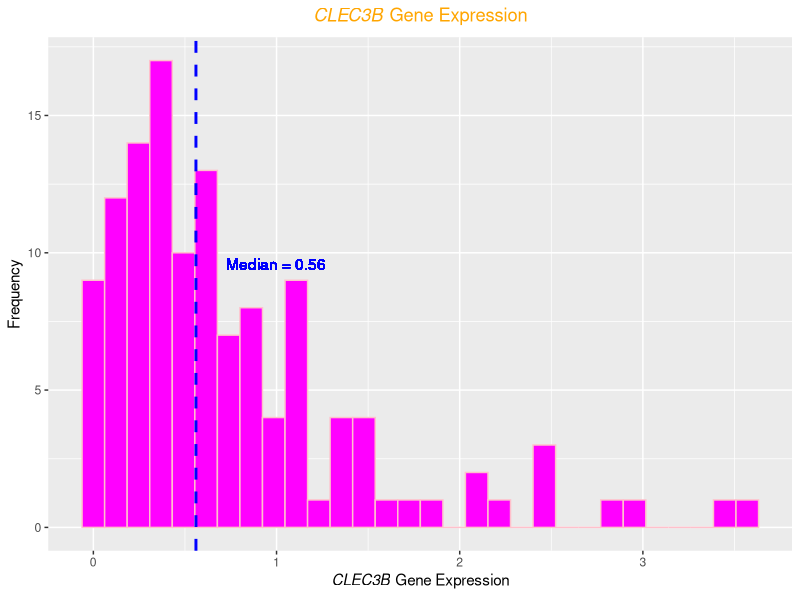
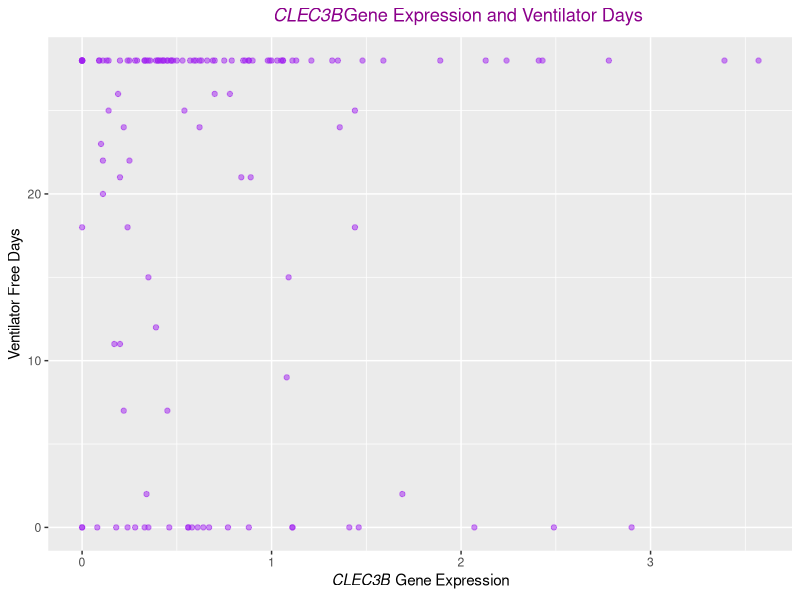
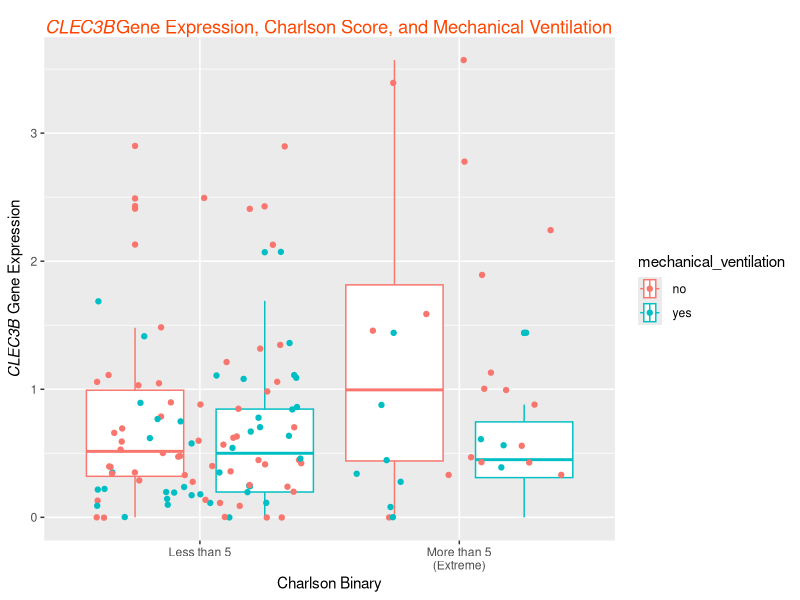
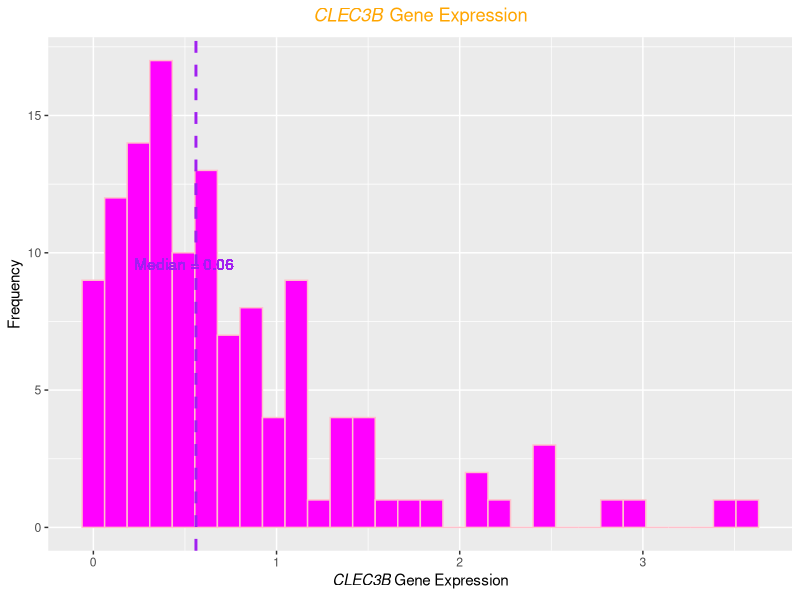
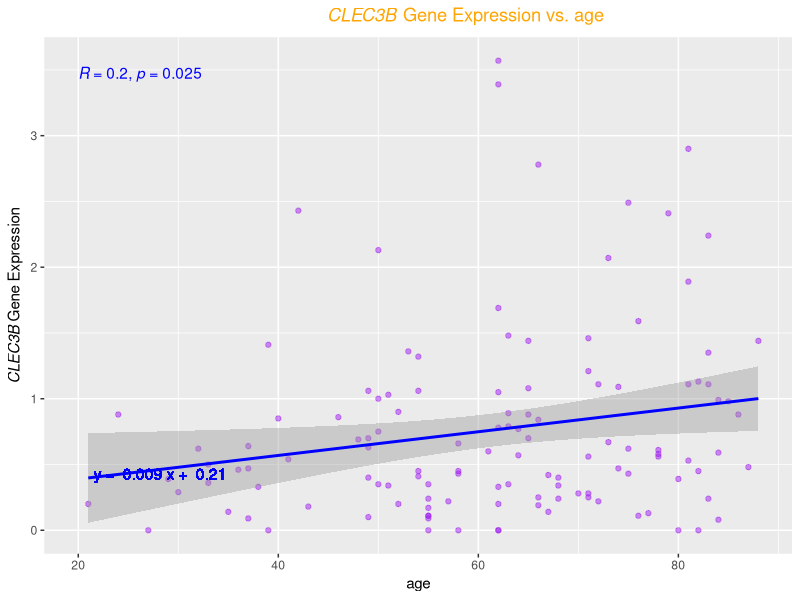
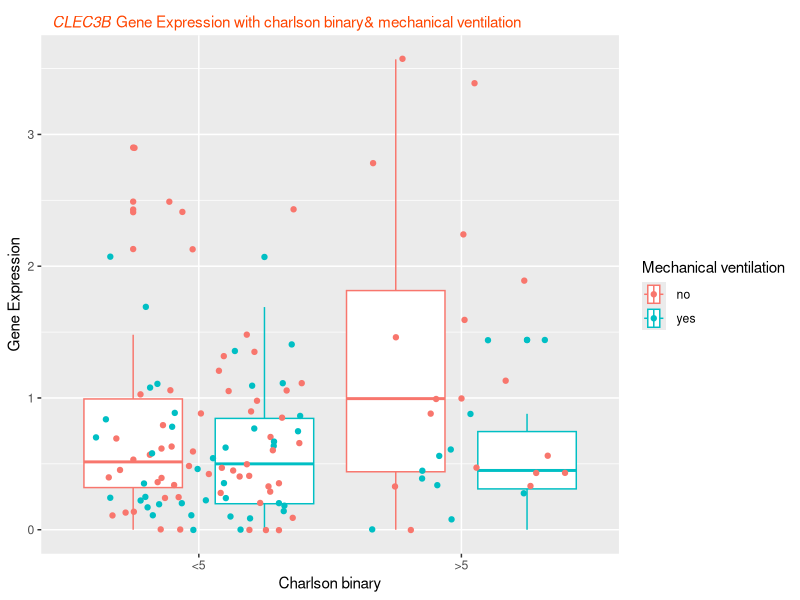
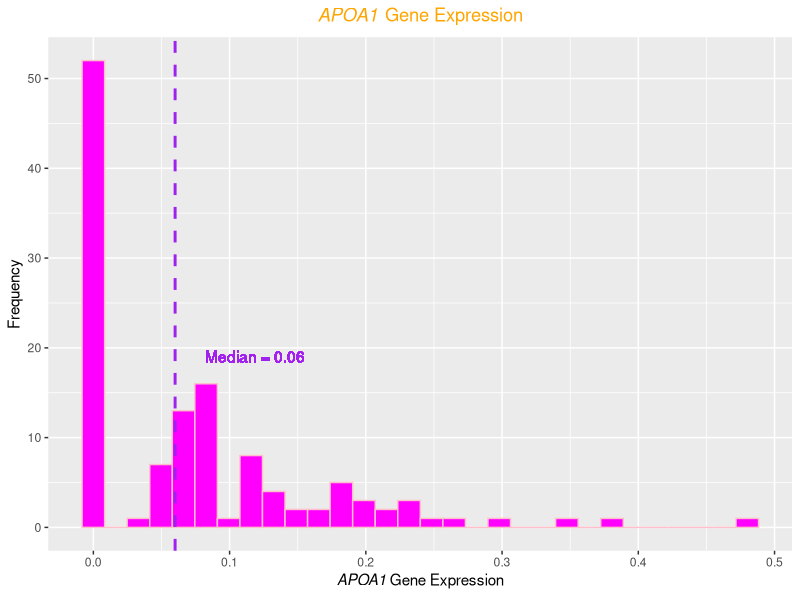
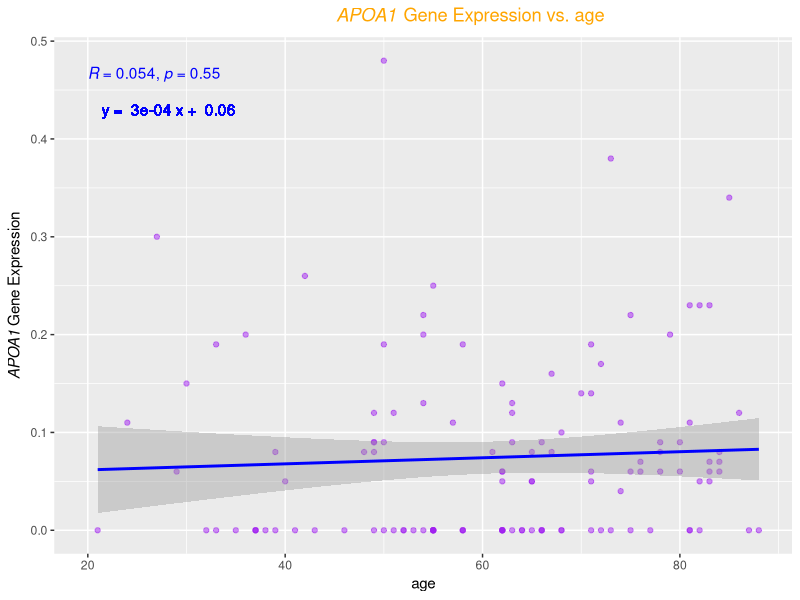

Recreate these plots in R, in order.
## ---- chunk 1
setwd("../103RFinalProject") # set working directory
expressiondf <- read.csv(file = "QBS103_finalProject_geneExpression.csv", header = TRUE) # read data from csv file to make df
metadf <- read.csv(file = "QBS103_finalProject_metadata.csv", header = TRUE) # read data from csv file to make another df
## ---- chunk 2
library(tidyverse) # I am using Tidyverse in this project

longexpressiondf <- expressiondf %>% # create a new df that is the long version of our original dataset
  pivot_longer(cols = starts_with(c("COVID", "NONCOVID")),
               names_to = "participant_id",
               values_to = "gene_expression_data")
## ---- chunk 3
list_df = list(longexpressiondf, metadf) # link the two dfs together by using list() then reduce()
df <- list_df %>% reduce(inner_join, by='participant_id')
## ---- chunk 4
library(ggplot2) # we are using ggplot2 in this project

subset <- subset(df, X == 'CLEC3B') # create a subset of the df that includes only the gene of interest
subset

# to make the median line in the histogram
median_val <- median(subset$gene_expression_data)

histogramplot <- ggplot(subset, aes(x = gene_expression_data)) + # build a histogram plot of gene expression and frequency
  geom_histogram(color = "pink", fill = "magenta") + # actual histogram bars
  geom_vline(xintercept = median_val, color = "blue", linetype = "dashed", size = 1) + # add a line to show where the data median is
  geom_text(aes(x = median_val, y = 5, label = paste("Median =", round(median_val, 2))),
            color = "blue", vjust = -10, hjust = -0.3) +
  labs(title = expression(paste(italic("CLEC3B"), " Gene Expression")), y = "Frequency", x = expression(paste(italic("CLEC3B"), " Gene Expression"))) + # labels
    theme(plot.title = element_text(colour = "orange1", face = "bold", hjust = 0.5)) # for the plot title

histogramplot
## ---- chunk 5
scatterplot <- ggplot(subset, aes(x = gene_expression_data, y = ventilator.free_days)) +  # build a scatter plot of gene expression and ventilator days
  labs(title = expression(paste(italic("CLEC3B"), "Gene Expression and Ventilator Days")), x = expression(paste(italic("CLEC3B"), " Gene Expression"), y = "Frequency"), y = "Ventilator Free Days") +
  geom_point(color = "purple", alpha = 0.5) +
  theme(plot.title = element_text(colour = "darkmagenta", face = "bold", hjust = 0.6)) # for the plot title
scatterplot
## ---- chunk 6
co <- c("mistyrose2", "lavender") # make my own color palette

subset$charlson_binary <- subset$charlson_score > 5 # make a new column that has T if the Charlson Score is extreme (more than 5) else it is F

boxplot <- ggplot(subset, aes(x = gene_expression_data, y = charlson_binary, color = mechanical_ventilation)) + #create a boxplot of gene expression, charlson score, and mechanical ventilation
  geom_boxplot(position = position_dodge(width = 1.0)) +
  geom_jitter() +
  labs(title = expression(paste(italic("CLEC3B"), "Gene Expression, Charlson Score, and Mechanical Ventilation")), x = expression(paste(italic("CLEC3B"), " Gene Expression"), y = "Frequency"), y = "Charlson Binary") + 
  theme(plot.title = element_text(colour = "orangered", face = "bold", hjust = 0.18, vjust = -2)) + # for the plot title
  scale_fill_manual(labels=c("<5", ">5")) +
  coord_flip() + # gene expression should actually be on the y axis
  scale_y_discrete(labels=c("FALSE" = "Less than 5", "TRUE" = "More than 5\n(Extreme)")) # name the x axis by ><5
boxplot
## ---- chunk 7
library(ggpubr)
## ---- chunk 8
make3plots <- function(df, genes, contvar, list2catvars){
  # make a list to have all the final plots
  final_plots <- list()
  
  # first make a subset for each gene of interest
  for (gene in genes){
    completedf = subset(df, X == gene)
    completedf$charlson_binary <- completedf$charlson_score > 5 # make the binary charlson score in case someone who uses this function wants it as a categorical variable
    
    completedf$charlson_binary <- ifelse(completedf$charlson_binary == TRUE, ">5", "<5")
  
    # make the 3 plots
    # histogram: gene expression and frequency
    # make the median line in the histogram
    median_val <- median(completedf$gene_expression_data)
    
    histogramplot <- ggplot(completedf, aes(x = gene_expression_data)) + # build a histogram plot of gene expression and frequency
      geom_histogram(color = "pink", fill = "magenta") + # actual histogram bars
      geom_vline(xintercept = median_val, color = "purple", linetype = "dashed", size = 1) + # add a line to show where the data median is
      geom_text(aes(x = median_val, y = 5, label = paste("Median =", round(median_val, 2))), color = "purple", vjust = -10, hjust = -0.3) + # text to say what median is (next to median line)
      labs(title = substitute(paste(italic(gene), " Gene Expression")), y = "Frequency", x = bquote(italic(.(gene)) ~ "Gene Expression")) + # labels
      theme(plot.title = element_text(colour = "orange1", face = "bold", hjust = 0.5)) # for the plot title
    
    final_plots <- c(final_plots, list(histogramplot)) # add this plot to our list
  
    
    # scatter plot: gene expression and continuous covariate
    scatterplot <- ggplot(completedf, aes(x = as.numeric(.data[[contvar]]), y = gene_expression_data)) + # build a scatterplot of gene expression and the given continuous covariate
      labs(title = substitute(paste(italic(gene), " Gene Expression vs. ", contvar)), x = paste(contvar), y = bquote(italic(.(gene)) ~ "Gene Expression")) + # title
      geom_point(color = "purple", alpha = 0.5) + # make the points purple and have them slightly see-through for easier viewing
      geom_smooth(method = "lm", formula = y ~ x, color = "blue") + # make linear trend line
      stat_cor(method = "pearson", label.x = 20, color = "blue") + 
      theme(plot.title = element_text(colour = "orange1", face = "bold", hjust = 0.6)) # colors/boldness for the plot title
    
    # add the linear trend line equation onto the actual plot
    # need linear model to get slope and intercept
    lm_model <- lm(gene_expression_data ~ as.numeric(completedf[[contvar]]), data = completedf)
    slope <- coef(lm_model)[2]
    intercept <- coef(lm_model)[1]
    
    # place the text using coordinates
    xcoord <- 28
    ycoord <- 0.43  # y-coordinate for the text
    text_label <- paste(" y = ", round(slope, digits = 4), "x + ", round(intercept, digits = 2)) # I want to display the linear equation as the text
    
    # add the text to the plot
    scatterplot_with_text <- scatterplot +
      geom_text(x = xcoord, y = ycoord, label = text_label, color = "blue")

    final_plots <- c(final_plots, list(scatterplot_with_text)) # add this plot to our list
    
    
    # box plot
    # make main title look presentable
    titlestring <- toString(list2catvars)
    titlestring <- gsub("_", " ", titlestring)
    titlestring <- gsub(",", "&", titlestring)
    
    # make x and y axis labels look presentable
    contvartitle <- str_to_title(contvar)
    catvar1 <- gsub("_", " ", str_to_title(list2catvars[1]))
    catvar2 <- gsub("_", " ", str_to_title(list2catvars[2]))
    
    boxplot <- ggplot(completedf, aes(x = gene_expression_data, y = unlist(completedf[list2catvars[1]]), color = unlist(completedf[list2catvars[2]]))) + #create a boxplot of all 3 vars
      geom_boxplot(position = position_dodge(width = 1.0)) + # use dodge (as requested)
      geom_jitter() + # use jitter (as requested)
      labs(title = substitute(paste(italic(gene), " Gene Expression with ", titlestring)), x = "Gene Expression", y = catvar1) + # add x and y labels
      theme(plot.title = element_text(colour = "orangered", hjust = 0.1, vjust = -1, size = 11)) + # title
      scale_color_discrete(catvar2) + # make the legend title nice
      coord_flip() # gene expression should go on the y axis
    
    final_plots <- c(final_plots, list(boxplot)) # add this plot to our list
    
  }
  return(final_plots)
}

make3plots(df, c('CLEC3B', 'APOA1'), "age", c("charlson_binary", "mechanical_ventilation"))
## ---- chunk 9
make3plots(df, c('PRTN3', 'LCN2'), "age", c("charlson_binary", "sex"))
